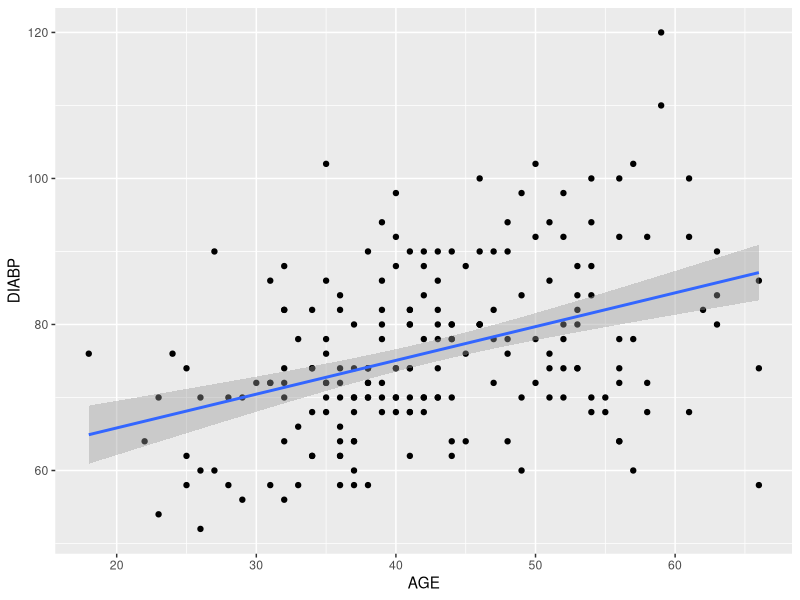
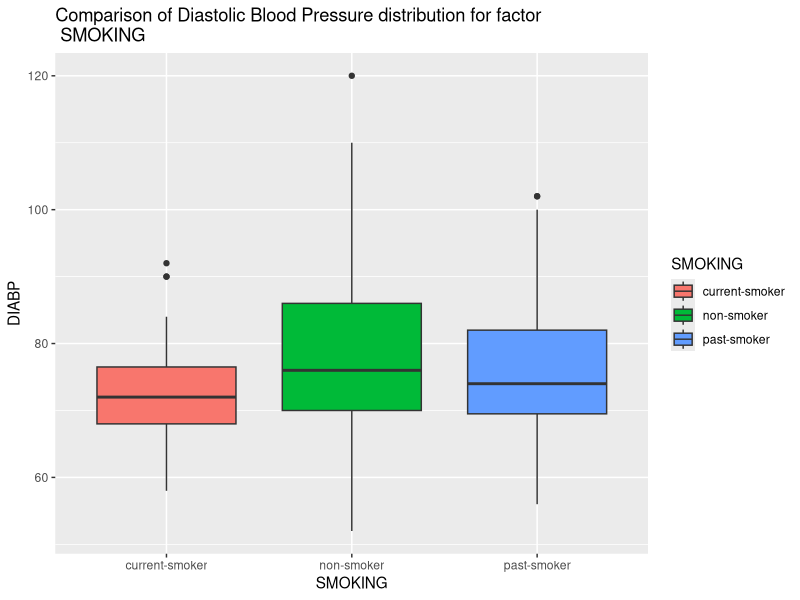
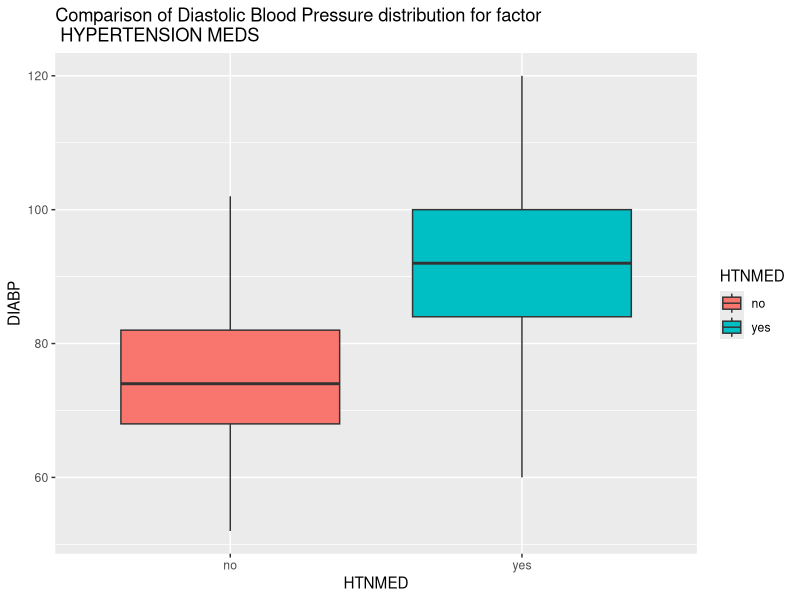

Source code (R) for these figures, in order: (Note: this script raises an error after producing the figures.)
## Script written for ST 8114 group project: Cohort study on health drivers associated with diastolic blood pressure.
## by Mark Hill


# library/read in of data -------------------------------------------------

rm(list = ls())
library(tidyverse)
library(ggpubr)

dat <- read.csv("cohort_DIABP_female.txt", header = TRUE, sep = "")
dat$SMOKING <- as.factor(dat$SMOKING)
dat$HTNMED <- as.factor(dat$HTNMED)
attach(dat)
### i: how is each explanatory variable associated with the response variable (c(AGE,SMOKING,HTNMED) ~ DIABP)

# DIABP ~ AGE

cor(AGE, DIABP)
lm(DIABP ~ AGE)

ggplot(dat,
       aes(x = AGE, y= DIABP))+
  geom_point()+
  geom_smooth(method = "lm")

# SMOKING ~ DIABP

ggplot(dat)+
  geom_boxplot(
    aes(y= DIABP, x = SMOKING, fill= SMOKING))+
    ggtitle("Comparison of Diastolic Blood Pressure distribution for factor \n SMOKING")

model <- lm(DIABP ~ SMOKING)
summary(model)$coef

# SMOKING ~ HTNMED

ggplot(dat,
      aes(x= HTNMED, y= DIABP, fill= HTNMED))+
    geom_boxplot()+
    ggtitle("Comparison of Diastolic Blood Pressure distribution for factor \n HYPERTENSION MEDS")

model2 <- lm(DIABP ~ HTNMED)
summary(model2)$coef


# Model which contains both predictor vars

model3 <- lm(DIABP ~ SMOKING + HTNMED)
Anova(model3)
